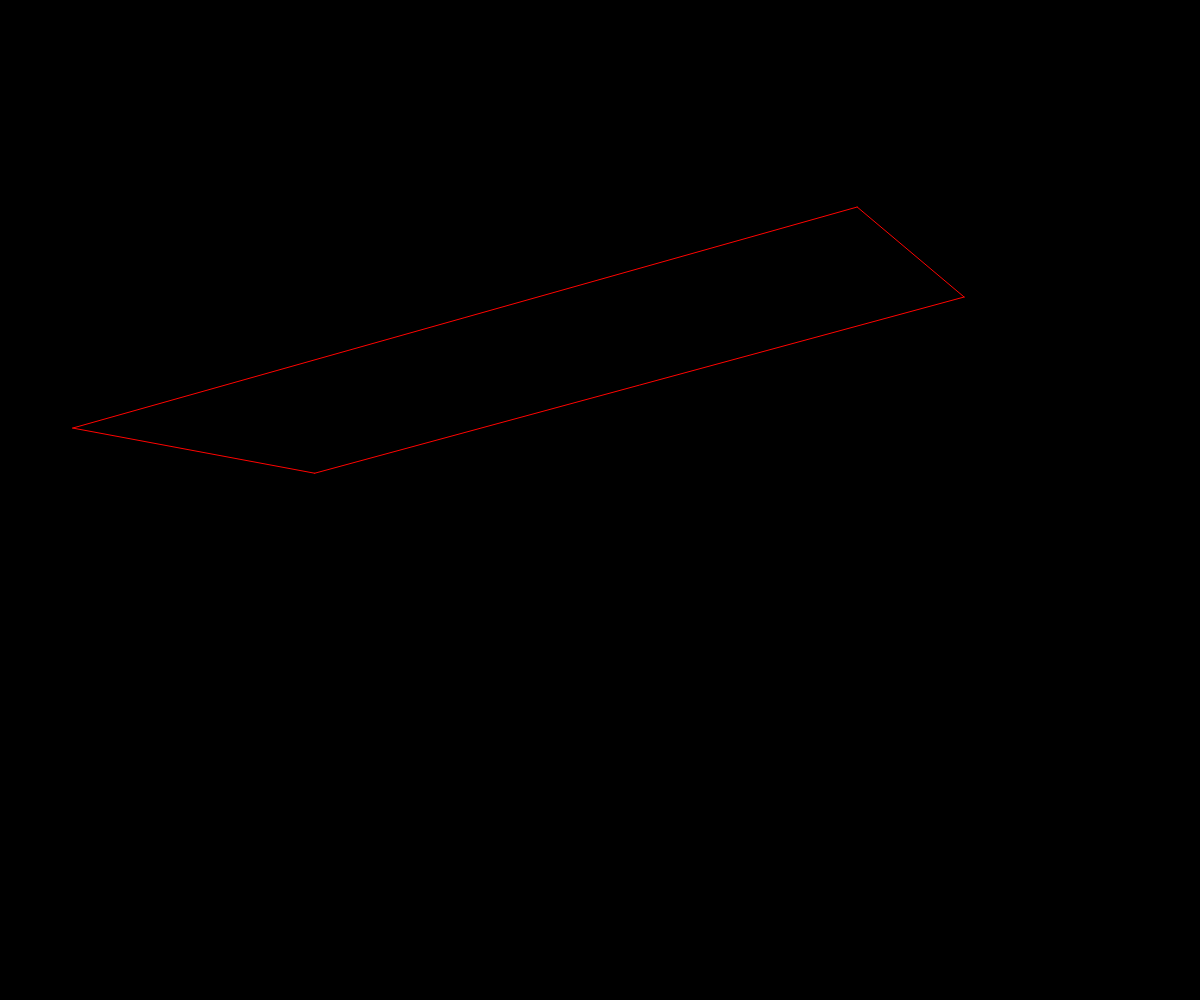
Frame 1 (no input)
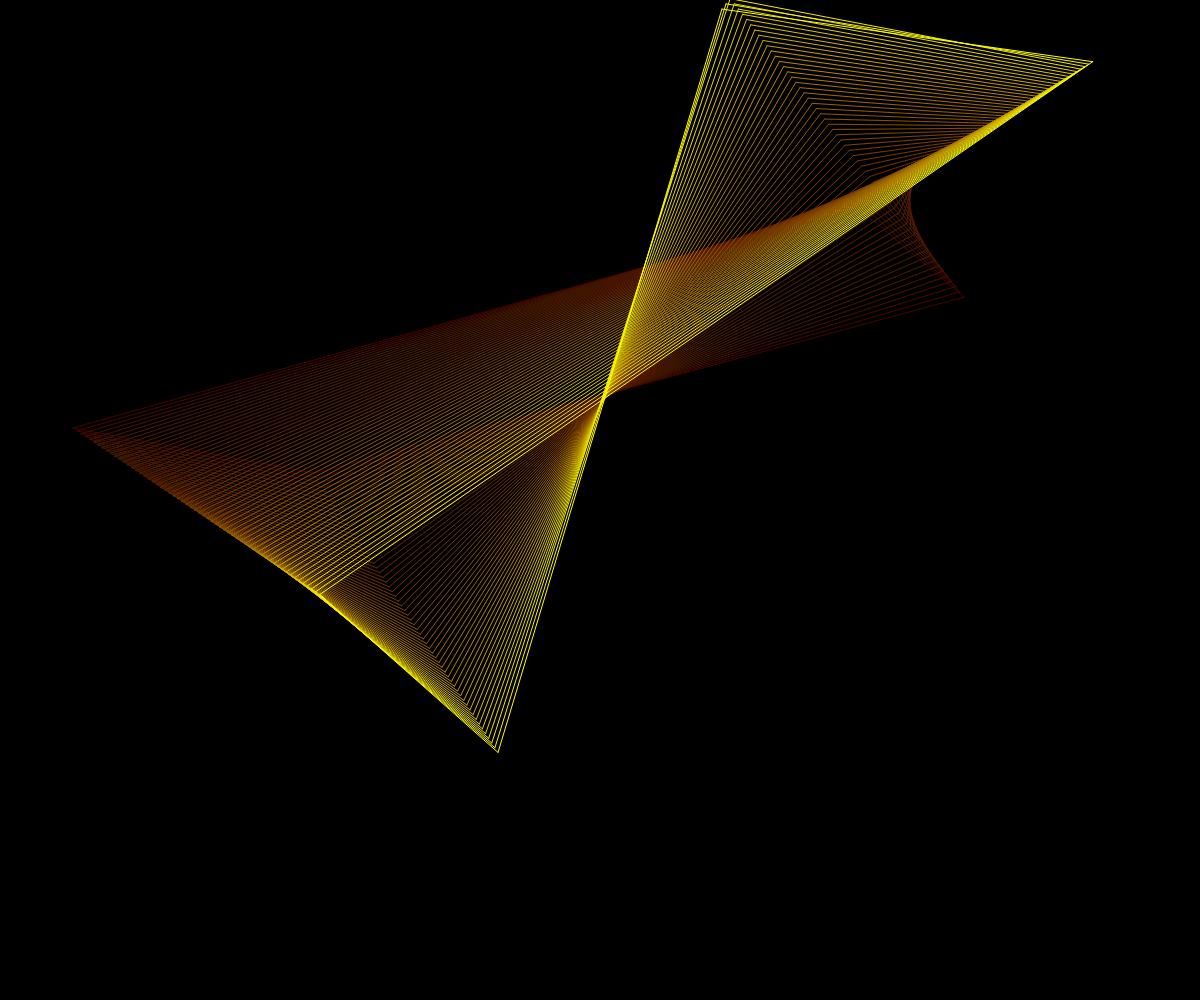
Frame 60 (no input)
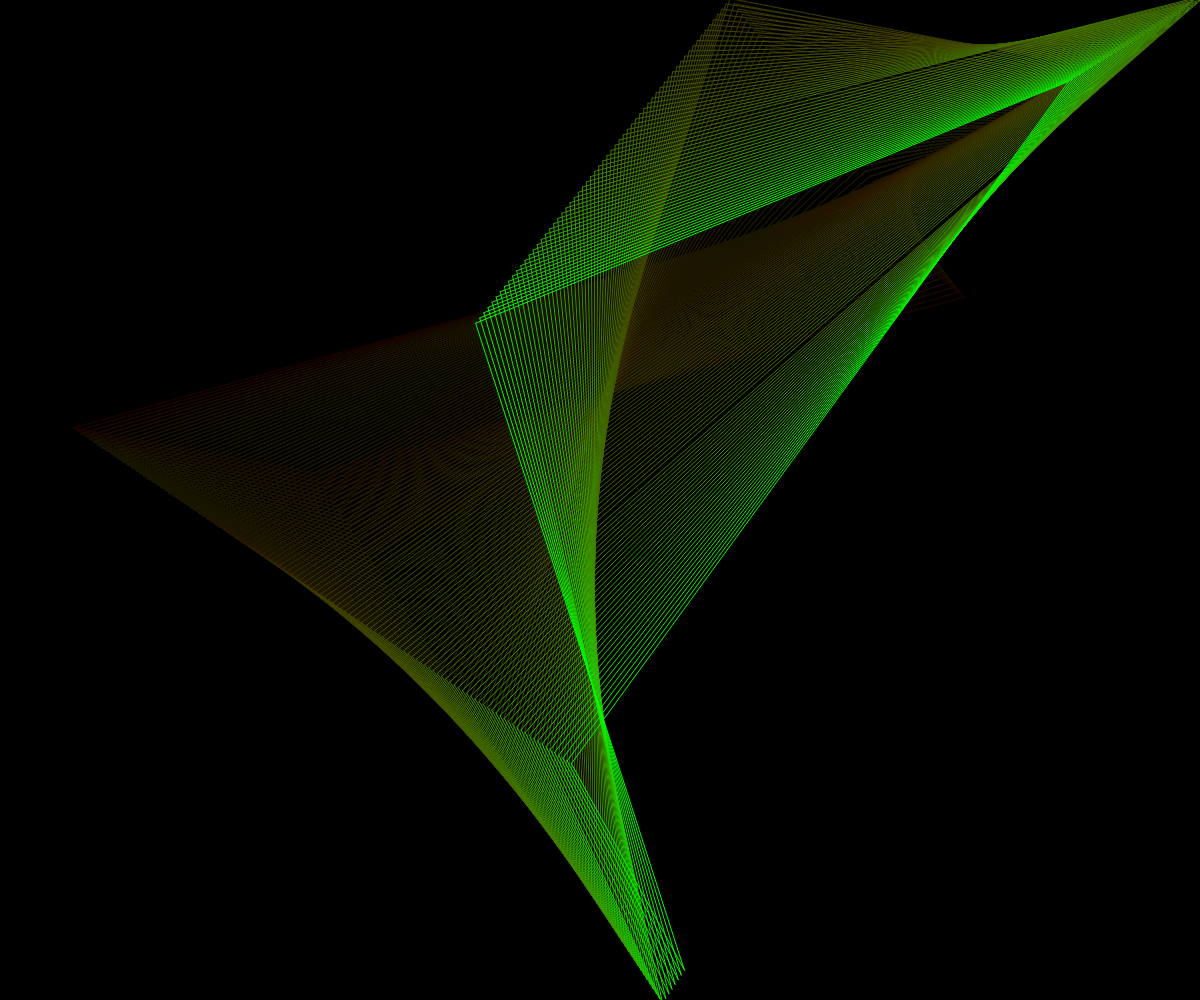
Frame 120 (the mouse pressed at the canvas centre since frame 60)

The p5.js sketch that drew these frames (run headless with seeded random() and noise() and a simulated clock; from frame 60 on, the mouse is pressed at the canvas centre):

// p5.js sketch
// ── sketch.js
//array to store particle objects
let particles = [];

//constants for particle speed and number of particles
const speedLimit = 8;
const numParticles = 4;

function setup() {
  createCanvas(windowWidth, windowHeight);
  background(0);
  colorMode(HSB, 360, 100, 100, 255);
  //add number of particles determined by const to particle array
  for (let i = 0; i < numParticles; i++ ){
    let newParticle = new Walker(random(0,width), random(0,height), speedLimit);
    particles.push(newParticle);
  }
}

function draw() {
  background(0, 0, 0, 6);
  //loop to draw lines between particles
  for (let n = 0; n < particles.length; n++){
    let partner;
    if (n + 1 < particles.length){
      partner = n + 1;
    }
    else {
      partner = 0;
    }
    //display lines
    particles[n].display(particles[partner].x, particles[partner].y);
  }
  //loop to update positions
  for (let i = 0; i < particles.length; i++){
    particles[i].update();
  }
}
// ── walker.js
//this file defines walker class which acts like a bouncing ball
class Walker {
    constructor(x, y, maxSpeed) {
        this.x = x;
        this.y = y;
        this.dirX = random(-maxSpeed, maxSpeed);
        this.dirY = random(-maxSpeed, maxSpeed);
        this.age = 1;
        colorMode(HSB, 360, 100, 100, 255);
    }
    //updates the position of walker with the dirX and dirY variables
    //checks to make sure it is still on screen
    //advances age tracker
    update(){
        this.x += this.dirX;
        this.y += this.dirY;
        this.age++;
        this.keepOnScreen();
    }
    //draws a line from current position to the x and y input to the function
    display(partnerX, partnerY){
        stroke(this.age % 360, 100, 100);
        line(this.x, this.y, partnerX, partnerY);
    }
    //flips the direction of travel if the object exceeds bounds of canvas
    keepOnScreen(){
        if ((this.x <= 0) || (this.x >= width)){
            this.dirX *= -1;
        }
        if ((this.y <= 0) || (this.y >= height)){
            this.dirY *= -1;
        }
    }
}
